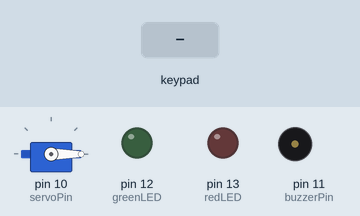
This sketch was run on a simulated Arduino Uno, built with avr-gcc and run on an emulated ATmega328P. On the bench: servo, output pins drawn as LEDs (lit = HIGH), buzzer (waves = sounding, pin HIGH). Inputs (shaded band) come from the test bench. What the sketch prints to the serial monitor is not drawn.

Above: at 1.2 s.
1.3 s: key '#' pressed
At 2.0 s:
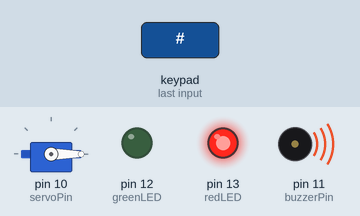
3.8 s: keypad keys 1 2 3 4 # pressed 0.4 s apart
At 6.0 s:
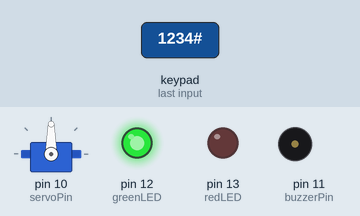
Timing chart, 0 to 9.9 s (numbered marks = the images above; inputs shaded):
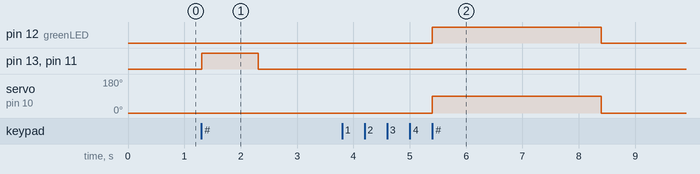

Measured:
- after the input at 1.3 s, pin 13 (redLED), pin 11 (buzzerPin): LOW → HIGH at once, → LOW 1.0 s later
- after the input at 3.8 s, pin 12 (greenLED): LOW → HIGH after 1.6 s, → LOW 3.0 s later; servo on pin 10 (servoPin): 0° → 90° after 1.6 s, → 0° 3.0 s later

The sketch:

iot_project_3_8_smart_password_door_lock1.ino
```cpp
#include <Keypad.h>
#include <Servo.h>

// ---------- Keypad ----------
const byte ROWS = 4;
const byte COLS = 4;

char keys[ROWS][COLS] = {
  {'1','2','3','A'},
  {'4','5','6','B'},
  {'7','8','9','C'},
  {'*','0','#','D'}
};

byte rowPins[ROWS] = {2, 3, 4, 5};
byte colPins[COLS] = {6, 7, 8, 9};

Keypad keypad = Keypad(makeKeymap(keys), rowPins, colPins, ROWS, COLS);

// ---------- Servo ----------
Servo myServo;
const int servoPin = 10;

// ---------- Outputs ----------
const int buzzerPin = 11;
const int greenLED = 12;
const int redLED = 13;

// ---------- Password ----------
String password = "1234";
String input = "";

void setup() {
  myServo.attach(servoPin);
  myServo.write(0);

  pinMode(buzzerPin, OUTPUT);
  pinMode(greenLED, OUTPUT);
  pinMode(redLED, OUTPUT);

  Serial.begin(9600);

  Serial.println("Enter Password:");
}

void loop() {

  char key = keypad.getKey();

  if (key) {

    Serial.print(key);

    // # = submit password
    if (key == '#') {

      if (input == password) {

        Serial.println("\nAccess Granted!");

        digitalWrite(greenLED, HIGH);
        digitalWrite(redLED, LOW);
        digitalWrite(buzzerPin, LOW);

        myServo.write(90);

        delay(3000);

        myServo.write(0);
        digitalWrite(greenLED, LOW);

      } else {

        Serial.println("\nAccess Denied!");

        digitalWrite(redLED, HIGH);
        digitalWrite(greenLED, LOW);

        digitalWrite(buzzerPin, HIGH);
        delay(1000);
        digitalWrite(buzzerPin, LOW);

        digitalWrite(redLED, LOW);
      }

      input = "";
    }

    // * = clear password
    else if (key == '*') {
      input = "";
      Serial.println("\nPassword Cleared");
    }

    // Store entered number
    else {
      input += key;
    }
  }
}
```
